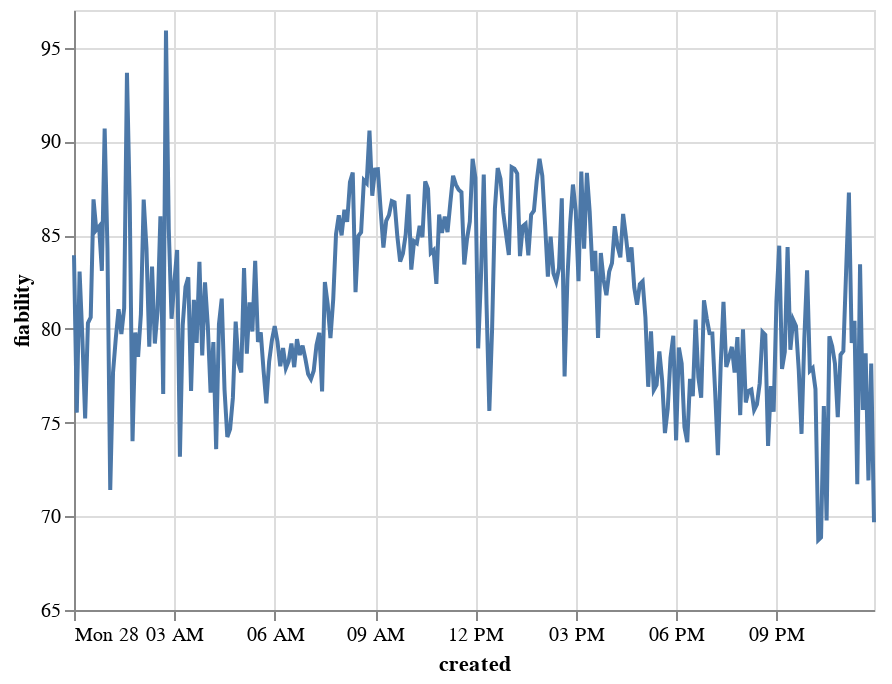

Notebook code for this chart:
### Code cell
graph_fiabilite_jour

### Figure 1 — Vega-Lite specification as saved in the notebook (floating-point values rounded to 4 significant figures; data arrays with more than 128 entries replaced by an {"elided": "..."} marker saying what was removed)
{"$schema": "https://vega.github.io/schema/vega-lite/v2.6.0.json", "config": {"view": {"height": 300, "width": 400}}, "data": {"name": "data-809ab1aa903e8b6f0d493079428f8c7b"}, "datasets": {"data-809ab1aa903e8b6f0d493079428f8c7b": {"elided": "288 records"}}, "encoding": {"x": {"field": "created", "type": "temporal"}, "y": {"field": "fiability", "scale": {"domain": [65, 97]}, "type": "quantitative"}}, "mark": "line"}
